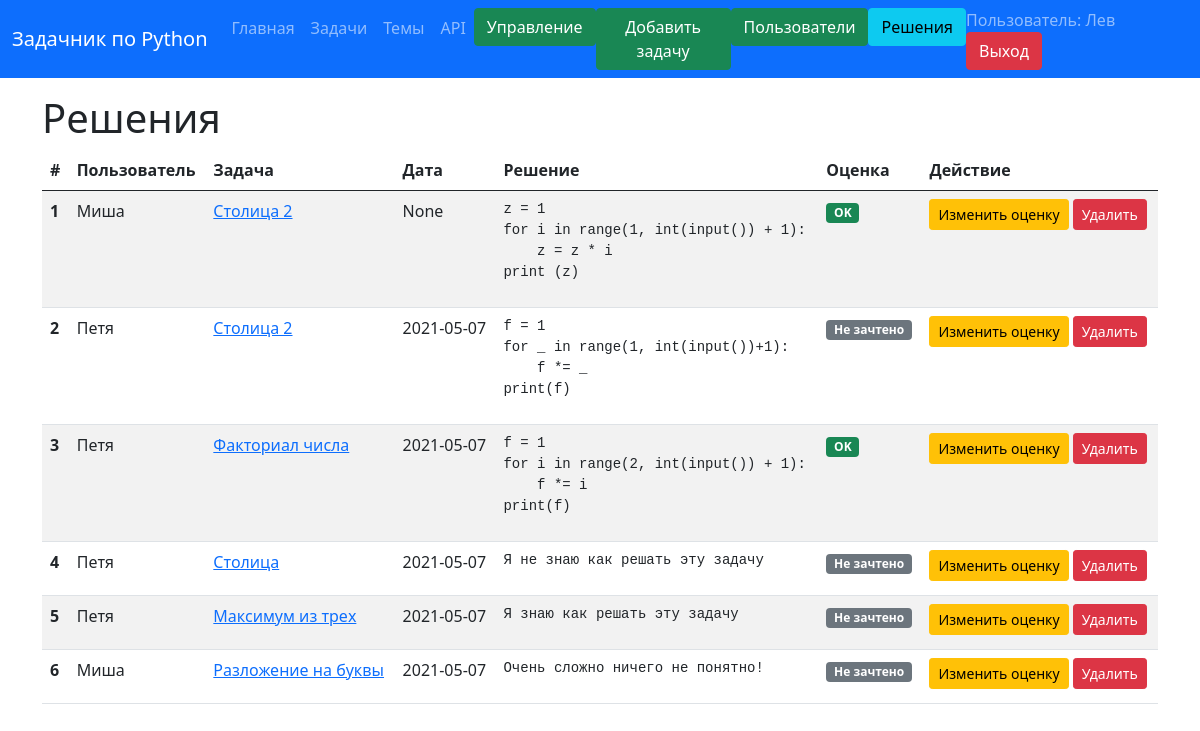
The page /solves (signed in) on the database as committed earlier.
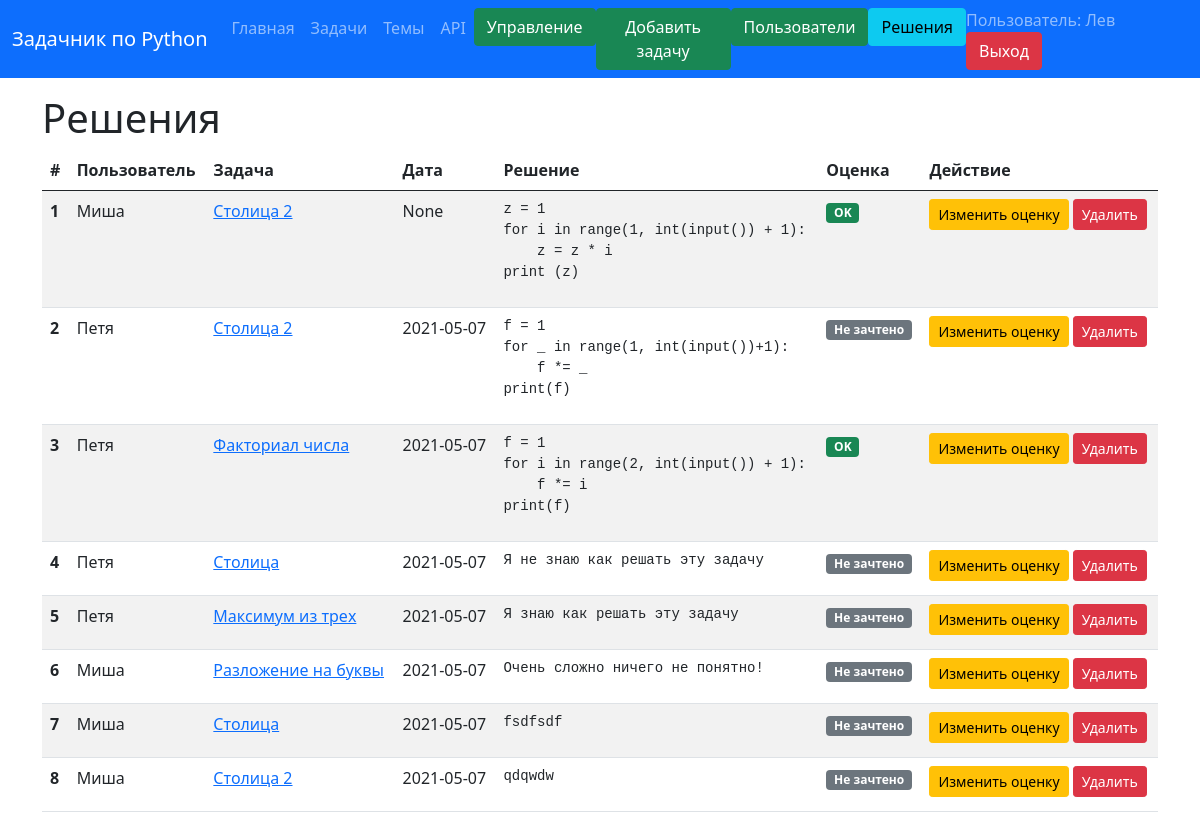
The same page on the database as committed later.
### data/users.py (models this page shows, shortened)
class User(SqlAlchemyBase, UserMixin, SerializerMixin):
    __tablename__ = 'users'
    id = sqlalchemy.Column(sqlalchemy.Integer, primary_key=True, autoincrement=True)
    name = sqlalchemy.Column(sqlalchemy.String, index=True, nullable=True)
    role = sqlalchemy.Column(sqlalchemy.String, default='user')
    email = sqlalchemy.Column(sqlalchemy.String, index=True, unique=True, nullable=True)
    hashed_password = sqlalchemy.Column(sqlalchemy.String, nullable=True)
    created_date = sqlalchemy.Column(sqlalchemy.DateTime, default=datetime.date.today)
    task = orm.relation("Task", back_populates='user')
    solve = orm.relation("Solve", cascade="all, delete")

### data/solves.py (models this page shows, shortened)
class Solve(SqlAlchemyBase, SerializerMixin):
    __tablename__ = 'solves'
    id = sqlalchemy.Column(sqlalchemy.Integer, primary_key=True, autoincrement=True)
    user_id = sqlalchemy.Column(sqlalchemy.Integer, sqlalchemy.ForeignKey("users.id"), nullable=True)
    task_id = sqlalchemy.Column(sqlalchemy.Integer, sqlalchemy.ForeignKey("tasks.id"), nullable=True)
    content = sqlalchemy.Column(sqlalchemy.String, nullable=True)
    accept = sqlalchemy.Column(sqlalchemy.BOOLEAN, default=False)
    created_date = sqlalchemy.Column(sqlalchemy.Date, default=datetime.date.today)
    user = orm.relation('User', back_populates='solve')
    task = orm.relation('Task', back_populates='solve')

### data/tasks.py (models this page shows, shortened)
class Task(SqlAlchemyBase, SerializerMixin):
    __tablename__ = 'tasks'
    id = sqlalchemy.Column(sqlalchemy.Integer, primary_key=True, autoincrement=True)
    title = sqlalchemy.Column(sqlalchemy.String, index=True, nullable=True)
    content = sqlalchemy.Column(sqlalchemy.String, nullable=True)
    subject = sqlalchemy.Column(sqlalchemy.String, default='Без темы')
    created_date = sqlalchemy.Column(sqlalchemy.Date, default=datetime.date.today)
    rating = sqlalchemy.Column(sqlalchemy.Integer)
    user_id = sqlalchemy.Column(sqlalchemy.Integer, sqlalchemy.ForeignKey("users.id"))
    user = orm.relation('User', back_populates='task')
    solve = orm.relation('Solve', cascade="all, delete")

### main.py (the view)
@app.route('/solves')
@login_required
def solves():
    session = db_session.create_session()
    result = session.query(Solve).filter((Solve.user == current_user) | (current_user.role == 'admin')).all()
    if current_user.role == 'admin':
        return render_template('admin_solves_page.html', title='Мои решения', solves=result)
    else:
        return render_template('solves_page.html', title='Мои решения', solves=result)

### data/db_session.py (called while the page is built)
def create_session() -> Session:
    global __factory
    return __factory()

### main.py (called while the page is built)
@login_manager.user_loader
def load_user(user_id):
    session = db_session.create_session()
    return session.query(User).get(user_id)

### templates/admin_solves_page.html
{% extends "base_template.html" %}
{% block main %}
<h1>Решения</h1>
<table class="table table-striped">
    <thead>
    <tr>
        <th scope="col">#</th>
        <th scope="col">Пользователь</th>
        <th scope="col">Задача</th>
        <th scope="col">Дата</th>
        <th scope="col">Решение</th>
        <th scope="col">Оценка</th>
        <th scope="col">Действие</th>
    </tr>
    </thead>
    {% for item in solves %}
    <tr>
        <th scope="row">{{ loop.index }}</th>
        <td>{{ item.user.name }}</td>
        <td><a href="/tasks/{{ item.task_id }}">{{ item.task.title }}</a></td>
        <td>{{ item.created_date }}</td>
        <td>
            <pre>{{ item.content | safe}}</pre>
        </td>
        <td>{% if item.accept == True %}
            <span class="badge bg-success">OK</span>
            {% else %}
            <span class="badge bg-secondary">Не зачтено</span>
            {% endif %}
        </td>
        <td><a href="/change_solve_status/{{ item.id }}" class="btn btn-warning btn-sm">Изменить оценку</a>
            <a href="/solve_delete/{{ item.id }}" class="btn btn-danger btn-sm">Удалить</a></td>
    </tr>
    {% endfor %}
</table>
{% endblock %}

### templates/base_template.html (shortened to what this page needs)
<!doctype html>
<html lang="ru">
<head>
    <link href="https://cdn.jsdelivr.net/npm/bootstrap@5.0.0-beta3/dist/css/bootstrap.min.css" rel="stylesheet"
>
</head>
<body>
<div class="d-flex flex-column h-200">
    <header>
        <nav class="navbar navbar-expand-lg navbar-dark bg-primary">
            <div class="container-fluid">
                <a class="navbar-brand mb-0 h1" href="/">Задачник по Python</a>
                <div class="collapse navbar-collapse" id="navbarNav">
                    <ul class="navbar-nav">
                        <li class="nav-item"><a class="nav-link" href="/">Главная</a></li>
                        <li class="nav-item"><a class="nav-link" href="/subjects/tasks/all">Задачи</a></li>
                        <li class="nav-item"><a class="nav-link" href="/subjects">Темы</a></li>
                        <li class="nav-item"><a class="nav-link" href="/about">API</a></li>
                        {% if current_user.is_authenticated and current_user.role == 'admin' %}
                        <li class="nav-item"><a href="/edit" class="btn btn-success">Управление</a></li>
                        <li class="nav-item"><a href="/add_task" class="btn btn-success">Добавить задачу</a></li>
                        <li class="nav-item"><a href="/users_page" class="btn btn-success">Пользователи</a></li>
                        <li class="nav-item"><a href="/solves" class="btn btn-info">Решения</a></li>
                        {% endif %}
                    </ul>
                </div>
                <div>
                    {% if current_user.is_authenticated %}
                    <span class="navbar-text">Пользователь: {{ current_user.name }} </span> <a href="/logout">
                    <button type="button" class="btn btn-danger">Выход</button>
                </a>
                    {% else %}
                    <a href="login" class="btn btn-success">Вход</a>
                    <a href="registration" class="btn btn-success">Регистрация</a>
                    {% endif %}
                </div>
            </div>
        </nav>
    </header>
    <div class="container py-3">
        <main>
            {% block main %}
            {% endblock %}
        </main>
    </div>
</div>
</body>
</html>

Rows that differ between the two databases and show on the page:
added Solve: user.name "Миша", task "Столица", created_date "2021-05-07", content "fsdfsdf", accept "Не зачтено"
added Solve: user.name "Миша", task "Столица 2", created_date "2021-05-07", content "qdqwdw", accept "Не зачтено"
